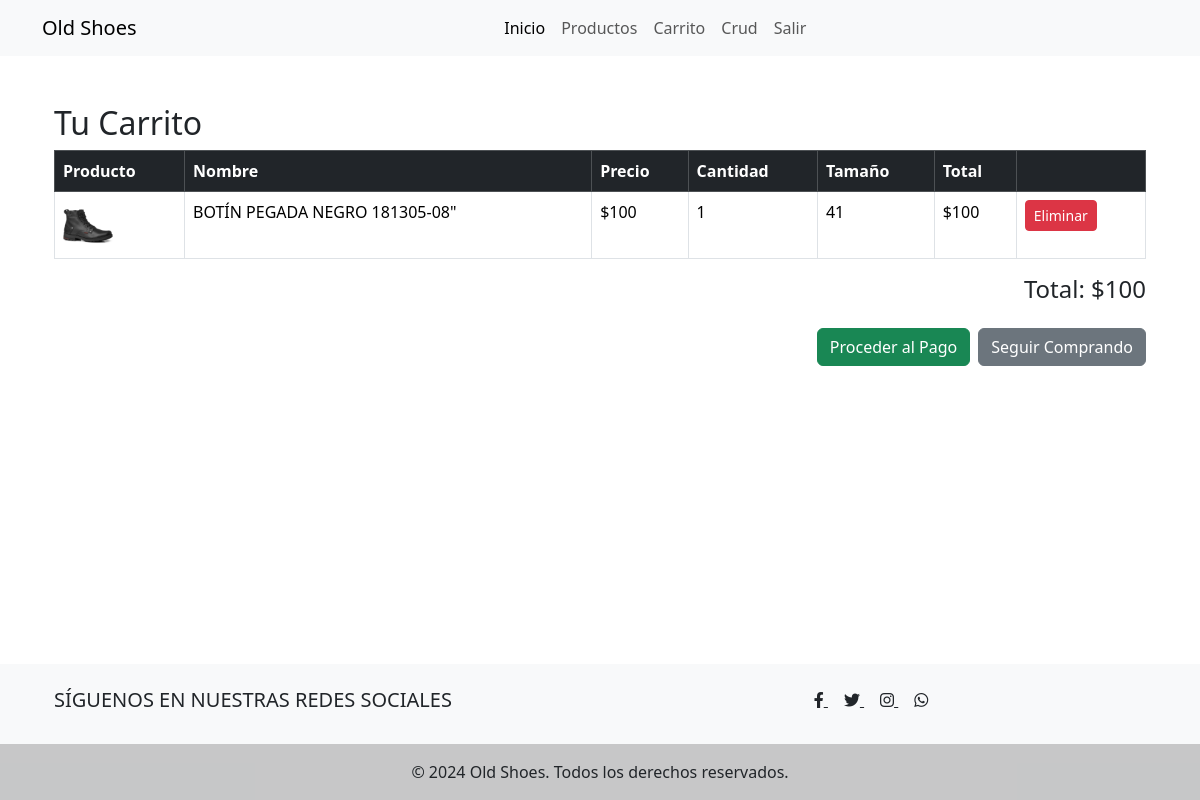
The app's page /cart/ (signed in) with its own data.
### core/models.py (models this page shows, shortened)
class CartItem(models.Model):
    cart = models.ForeignKey(Cart, related_name='cartitems', on_delete=models.CASCADE)
    product = models.ForeignKey(Product, on_delete=models.CASCADE)
    quantity = models.PositiveIntegerField(default=1)
    size = models.IntegerField()
    @property
    def total_price(self):
        return self.product.price * self.quantity
    class Meta:
        db_table = 'cart_items'
        verbose_name = 'Elemento del Carrito'
        verbose_name_plural = 'Elementos del Carrito'
        ordering = ['-id']

class Product(models.Model):
    name= models.CharField(max_length=200)
    brand = models.CharField(max_length=50)
    category = models.ForeignKey(Category,on_delete=models.CASCADE)
    image = models.ImageField(upload_to='img/', blank=True)
    excerpt = models.TextField(max_length=300,verbose_name='Extracto')
    detail = models.TextField(max_length=500,verbose_name='Informacion del producto')
    price = models.IntegerField()
    avalible = models.BooleanField(default=True)
    class Meta:
        db_table = 'products'
        verbose_name = 'Producto'
        verbose_name_plural = 'Productos'
        ordering = ['-id']

class Cart(models.Model):
    user = models.OneToOneField(User, on_delete=models.CASCADE)
    created_at = models.DateTimeField(auto_now_add=True)
    updated_at = models.DateTimeField(auto_now=True)
    @property
    def total_price(self):
        return sum(item.total_price for item in self.cartitems.all())
    class Meta:
        db_table = 'carts'
        verbose_name = 'Carrito'
        verbose_name_plural = 'Carritos'
        ordering = ['-created_at']

### core/views.py (the view)
# urls.py: path('cart/', cart_detail, name='cart_detail'),
@login_required
def cart_detail(request):
    cart, created = Cart.objects.get_or_create(user=request.user)
    return render(request, 'carrito/cart_detail.html', {'cart': cart})

### core/templates/carrito/cart_detail.html (shortened to what this page needs)
{% extends 'core/base.html' %}
{% block content %}
<div class="container mt-5">
    <h2>Tu Carrito</h2>
    <div class="table-responsive">
        <table class="table table-bordered table-hover">
            <thead class="table-dark">
                <tr>
                    <th scope="col">Producto</th>
                    <th scope="col">Nombre</th>
                    <th scope="col">Precio</th>
                    <th scope="col">Cantidad</th>
                    <th scope="col">Tamaño</th>
                    <th scope="col">Total</th>
                    <th scope="col"></th>
                </tr>
            </thead>
            <tbody>
                {% for item in cart.cartitems.all %}
                <tr>
                    <td>
                        <div class="d-flex align-items-center">
                            <img src="{{ item.product.image.url }}" alt="{{ item.product.name }}" class="img-fluid me-2" style="width: 50px; height: auto;">
                        </div>
                    </td>
                    <td>{{ item.product.name }}"</td>
                    <td>${{ item.product.price }}</td>
                    <td>{{ item.quantity }}</td>
                    <td>{{ item.size }}</td>
                    <td>${{ item.total_price }}</td>
                    <td>
                        <form action="{% url 'remove_from_cart' item.id %}" method="post" class="d-inline">
                            <button type="submit" class="btn btn-danger btn-sm">Eliminar</button>
                        </form>
                    </td>
                </tr>
                {% endfor %}
            </tbody>
        </table>
    </div>
    <div class="d-flex justify-content-end">
        <h4>Total: ${{ cart.total_price }}</h4>
    </div>
    <div class="d-flex justify-content-end mt-3">
        <form action="{% url 'init_transaction' %}" method="post" class="me-2">
            <button type="submit" class="btn btn-success">Proceder al Pago</button>
        </form>
        <a href="{% url 'productos' %}" class="btn btn-secondary">Seguir Comprando</a>
    </div>
</div>
{% endblock %}

### core/templates/core/base.html (style rules this page uses)
body { display: flex; flex-direction: column; min-height: 100vh; }

### records on screen
CartItem: product.image (picture), product.name "BOTÍN PEGADA NEGRO 181305-08", product.price "100", quantity "1", size "41", total_price "100"
Cart: total_price "100"
